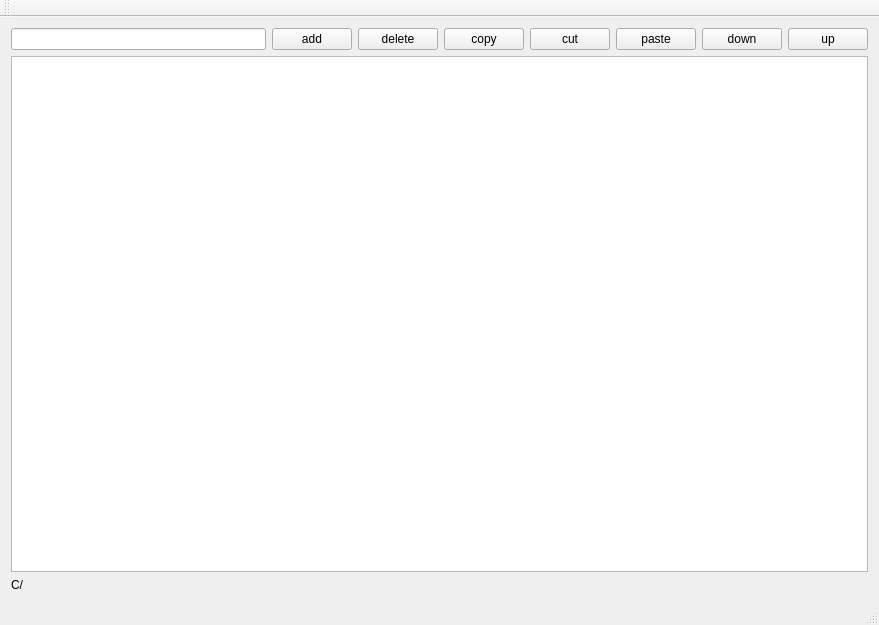
<?xml version="1.0" encoding="UTF-8"?>
<ui version="4.0">
 <class>MainWindow</class>
 <widget class="QMainWindow" name="MainWindow">
  <property name="geometry">
   <rect>
    <x>0</x>
    <y>0</y>
    <width>879</width>
    <height>625</height>
   </rect>
  </property>
  <property name="windowTitle">
   <string>MainWindow</string>
  </property>
  <widget class="QWidget" name="centralWidget">
   <layout class="QVBoxLayout" name="verticalLayout">
    <item>
     <layout class="QHBoxLayout" name="horizontalLayout">
      <item>
       <widget class="QLineEdit" name="lineEdit"/>
      </item>
      <item>
       <widget class="QPushButton" name="pushButton_4">
        <property name="text">
         <string>add</string>
        </property>
       </widget>
      </item>
      <item>
       <widget class="QPushButton" name="pushButton_3">
        <property name="text">
         <string>delete</string>
        </property>
       </widget>
      </item>
      <item>
       <widget class="QPushButton" name="copy">
        <property name="text">
         <string>copy</string>
        </property>
       </widget>
      </item>
      <item>
       <widget class="QPushButton" name="cut">
        <property name="text">
         <string>cut</string>
        </property>
       </widget>
      </item>
      <item>
       <widget class="QPushButton" name="paste">
        <property name="text">
         <string>paste</string>
        </property>
       </widget>
      </item>
      <item>
       <widget class="QPushButton" name="pushButton_2">
        <property name="text">
         <string>down</string>
        </property>
       </widget>
      </item>
      <item>
       <widget class="QPushButton" name="pushButton">
        <property name="text">
         <string>up</string>
        </property>
       </widget>
      </item>
     </layout>
    </item>
    <item>
     <widget class="QListWidget" name="listWidget"/>
    </item>
    <item>
     <widget class="QLabel" name="road">
      <property name="text">
       <string>C/</string>
      </property>
     </widget>
    </item>
   </layout>
  </widget>
  <widget class="QMenuBar" name="menuBar">
   <property name="geometry">
    <rect>
     <x>0</x>
     <y>0</y>
     <width>879</width>
     <height>20</height>
    </rect>
   </property>
  </widget>
  <widget class="QToolBar" name="mainToolBar">
   <attribute name="toolBarArea">
    <enum>TopToolBarArea</enum>
   </attribute>
   <attribute name="toolBarBreak">
    <bool>false</bool>
   </attribute>
  </widget>
  <widget class="QStatusBar" name="statusBar"/>
 </widget>
 <layoutdefault spacing="6" margin="11"/>
 <resources/>
 <connections/>
</ui>
